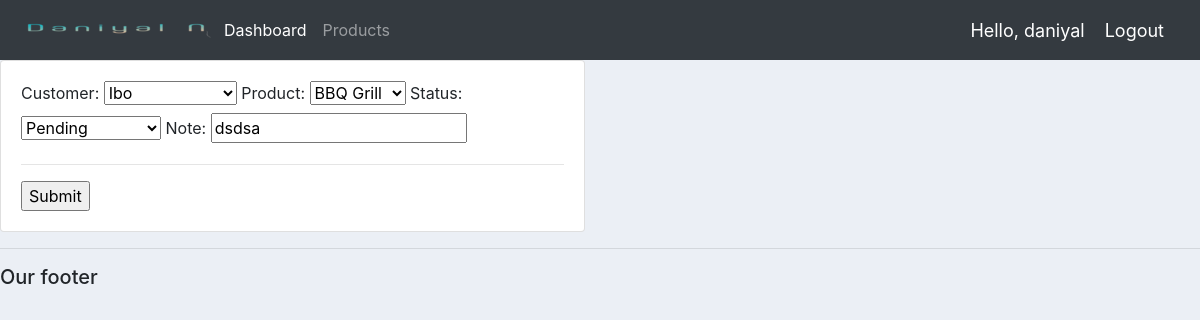
The page /update_order/1/ (signed in) on the database its author committed.
### accounts/models.py (models this page shows, shortened)
class Order(models.Model):
    STATUS = (
        ('Pending', 'Pending'),
        ('Out for delivery', 'Out for delivery'),
        ('Delivered', 'Delivered'),
    )
    customer = models.ForeignKey(Customer, null=True, on_delete=models.SET_NULL)
    product = models.ForeignKey(Product, null=True, on_delete=models.SET_NULL)
    date_created = models.DateTimeField(auto_now_add=True)
    status = models.CharField(max_length=200, null=True, choices=STATUS)
    note = models.CharField(max_length=1000, null=True)

### accounts/decorators.py (the view)
		def wrapper_func(request, *args, **kwargs):
			group = None
			if request.user.groups.exists():
				group = request.user.groups.all()[0].name
			if group in allowed_roles:
				return view_func(request, *args, **kwargs)
			else:
				return HttpResponse('You are not authorized to view this page')

### accounts/forms.py
class OrderForm(ModelForm):
    class Meta:
        model = Order
        fields = '__all__'

### accounts/models.py (called while the page is built)
    def __str__(self):
        return self.name

    def __str__(self):
        return self.name

### accounts/views.py (called while the page is built)
@login_required(login_url='login')
@allowed_users(allowed_roles=['admin'])
def updateOrder(request, pk):
    order = Order.objects.get(id=pk)
    form = OrderForm(instance=order)
    if request.method == 'POST':
        form = OrderForm(request.POST, instance=order)
        if form.is_valid():
            form.save()
            return redirect('/')
    context= {'form': form}
    return render(request, 'accounts/order_form.html', context)

### accounts/templates/accounts/order_form.html (shortened to what this page needs)
{%  extends 'accounts/main.html' %}
{% load static %}
{% block content %}
<div class="row">
	<div class="col-md-6">
		<div class="card card-body">
			{% if formset.management_form %}
			<form action="" method="POST">
				{% csrf_token %}
                {{ formset.management_form }}
                {% for form in formset%}
                {{form}}
                <hr>
                {% endfor %}
				<input type="submit" name="Submit">
			</form>
			{% else %}
			<form action="" method="POST">
                {{form}}
                <hr>
				<input type="submit" name="Submit">
			</form>
			{% endif %}
		</div>
	</div>
</div>
{% endblock %}

### accounts/templates/accounts/navbar.html (shortened to what this page needs)
{% load static%}
<nav class="navbar navbar-expand-lg navbar-dark bg-dark">
    <img src="{% static '/images/logo1.png' %}">
    <div class="collapse navbar-collapse" id="navbarNavAltMarkup">
      <div class="navbar-nav">
        {% if request.user.is_staff %}
        <a class="nav-item nav-link active" href="{% url 'home'%}">Dashboard</a>
        <a class="nav-item nav-link" href="{% url 'products'%}">Products</a>
        {% else %}
        <a class="nav-item nav-link" href="{% url 'account'%}">Settings</a>
        {% endif %}
      </div>
    </div>
    <span class="hello-msg">Hello, {{request.user}} </span>
    <span><a class="hello-msg" href="{% url 'logout' %}">Logout</a> </span>
  </nav>

### static/css/main.css (style rules this page uses)
body { background-color: #ebeff5; }

### accounts/templates/accounts/navbar.html (style rules this page uses)
.hello-msg { color: #fff; font-size: 18px; margin-right: 20px; }

### rows shown on the page
Order: customer "Ibo", product "BBQ Grill", status "Pending", note "dsdsa"

### other values the page prints
{{ request.user }} "daniyal"
